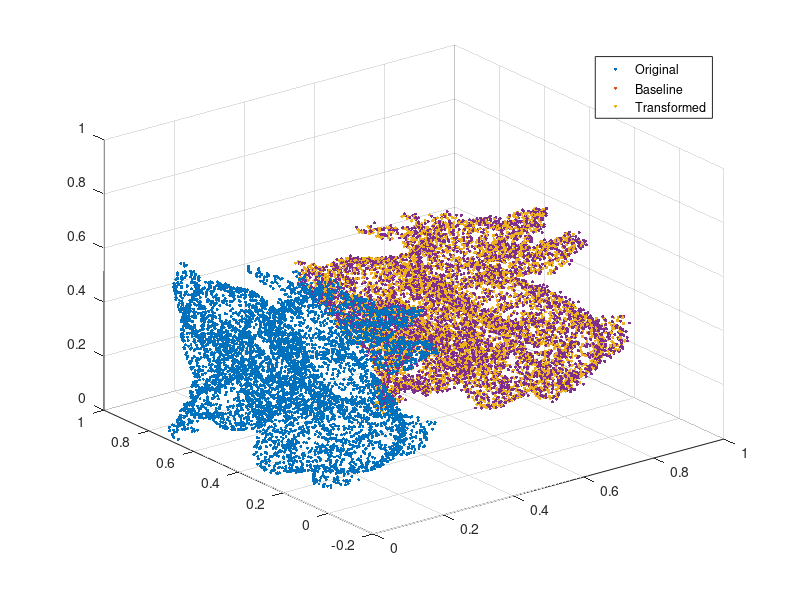

The MATLAB source for this figure:
X = load("pclX.txt");
Y= load("pclY.txt");

transformed=[]

% R Matrix from prior script
R = [0.951266006558687	-0.150430576214007	-0.269190687999811;
    0.223236284835894	0.938163601035720	0.264602756645424;
    0.21274056006920	-0.311800736740008	0.926024705215704]

%T Matrix from prior script
t = [0.496614869133391
-0.293929711917010
0.296450043082626]

scatter3(X(:,1),X(:,2),X(:,3),5,'filled','red')
hold on
scatter3(Y(:,1),Y(:,2),Y(:,3),5,'filled','blue')

length = size(X,1)

for i=1:1:length
    xi = X(i,:)';
    trans = R*xi + t;
    transformed(i,:) = trans';
end 

scatter3(transformed(:,1),transformed(:,2),transformed(:,3),5,'filled','green')
hold on
scatter3(Y(:,1),Y(:,2),Y(:,3),5,'filled','blue')
legend ('Original','Baseline','Transformed')